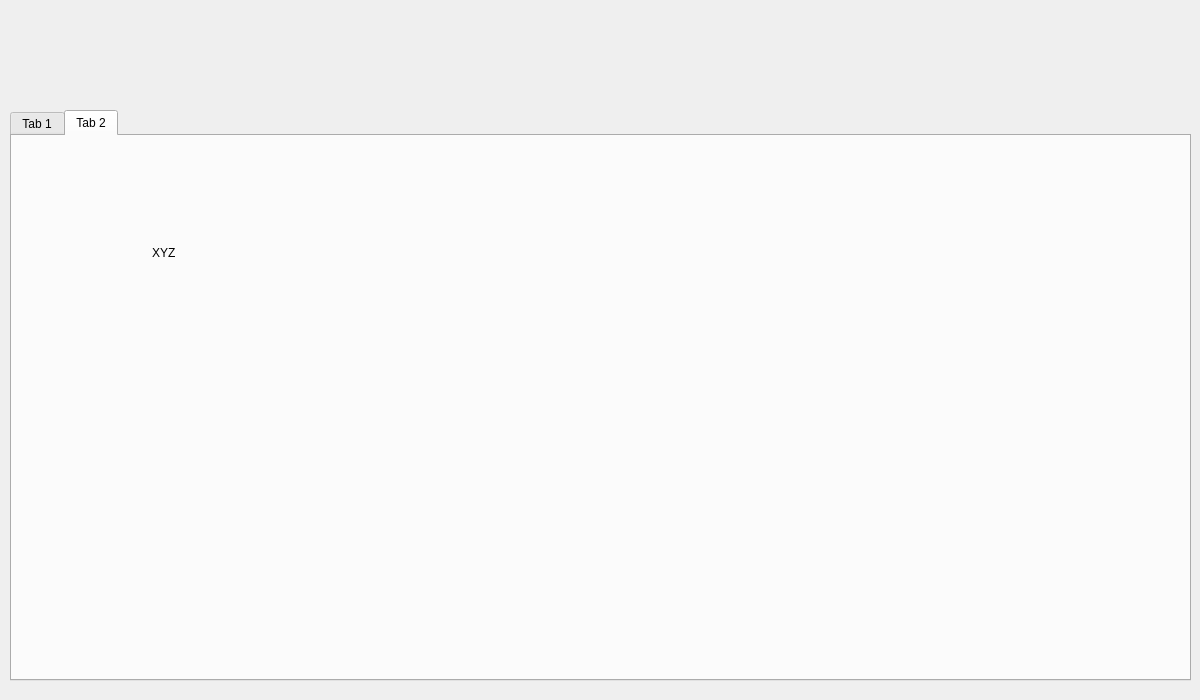
<?xml version="1.0" encoding="UTF-8"?>
<ui version="4.0">
 <class>otherWindow3</class>
 <widget class="QMainWindow" name="otherWindow3">
  <property name="geometry">
   <rect>
    <x>0</x>
    <y>0</y>
    <width>1200</width>
    <height>700</height>
   </rect>
  </property>
  <property name="windowTitle">
   <string>MainWindow</string>
  </property>
  <widget class="QWidget" name="centralwidget">
   <widget class="QTabWidget" name="tabWidget">
    <property name="geometry">
     <rect>
      <x>10</x>
      <y>110</y>
      <width>1181</width>
      <height>571</height>
     </rect>
    </property>
    <property name="currentIndex">
     <number>1</number>
    </property>
    <widget class="QWidget" name="tab">
     <attribute name="title">
      <string>Tab 1</string>
     </attribute>
     <widget class="QLabel" name="label">
      <property name="geometry">
       <rect>
        <x>350</x>
        <y>110</y>
        <width>47</width>
        <height>13</height>
       </rect>
      </property>
      <property name="text">
       <string>xyz</string>
      </property>
     </widget>
    </widget>
    <widget class="QWidget" name="tab_2">
     <attribute name="title">
      <string>Tab 2</string>
     </attribute>
     <widget class="QLabel" name="label_2">
      <property name="geometry">
       <rect>
        <x>140</x>
        <y>110</y>
        <width>47</width>
        <height>13</height>
       </rect>
      </property>
      <property name="text">
       <string>XYZ</string>
      </property>
     </widget>
    </widget>
   </widget>
  </widget>
 </widget>
 <resources/>
 <connections/>
</ui>
